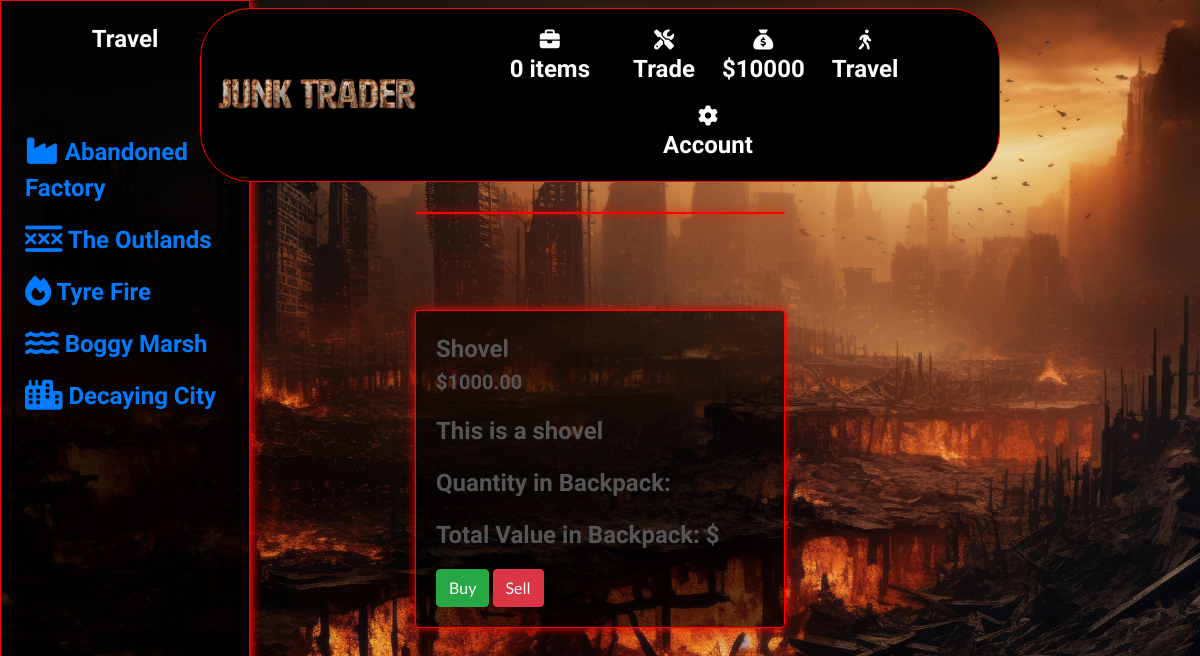
Page /collectables/1/ on the earlier database version.
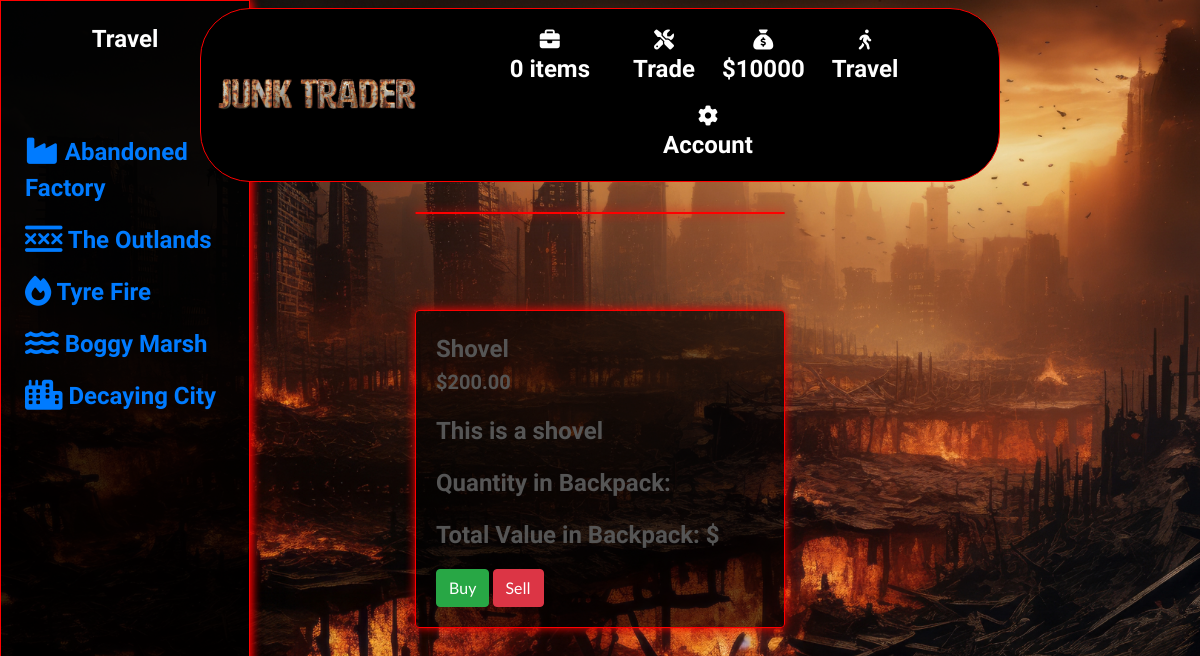
Same page on the later database version.
### collectables/models.py (models this page shows, shortened)
class Collectable(models.Model):
    name = models.CharField(max_length=254)
    description = models.TextField()
    price = models.DecimalField(max_digits=6, decimal_places=2)
    image_url = models.URLField(max_length=1024, null=True, blank=True)
    image = models.ImageField(null=True, blank=True)
    glb_file = models.FileField(upload_to='glb_files/', null=True, blank=True)

### collectables/views.py (the view)
# urls.py: path('<int:collectable_id>/', views.collectable_detail, name='collectable_detail'),
def collectable_detail(request, collectable_id):
    collectable = get_object_or_404(Collectable, pk=collectable_id)
    context = {
        'collectable': collectable,
    }
    return render(request, 'collectables/collectable_detail.html', context)

### backpack/contexts.py (called while the page is built, shortened)
def backpack_contents(request):
    backpack_items = []
    total = 0
    total_quantity = 0
    collectable_count = 0
    backpack = request.session.get('backpack', {})
    grand_total = total
    context = {
        'backpack_items': backpack_items,
        'total': total,
        'total_quantity': total_quantity,
        'collectable_count': collectable_count,
        'grand_total': grand_total,
    }
    return context

def total_amount(request):
    total_amount = 10000
    return {'total_amount': total_amount}

### collectables/templates/collectables/collectable_detail.html (shortened to what this page needs)
{% extends "base.html" %}
{% load static %}
{% block page_header %}
<div class="container header-container">
</div>
{% endblock %}
{% block content %}
<div class="container-fluid">
    <div class="row">
        <div class="col-md-3">
            <div class="fixed-panel">
                {% include 'includes/fixed_panel.html' %}
            </div>
        </div>
    </div>
</div>
<div class="container-fluid">
    <div class="row justify-content-center">
        <div class="col-12 col-md-6 col-lg-4">
            <div class="card box my-5">
            </div>
        </div>
    </div>
    <div class="row justify-content-center">
        <div class="col-12 col-md-6 col-lg-4">
            <div class="card box product-details-container mb-5 mt-md-5">
                <div class="card-body">
                    <p class="card-title mb-0">{{ collectable.name }}</p>
                    <p class="lead mb-0 font-weight-bold">${{ collectable.price }}</p>
                    <p class="card-text mt-3">{{ collectable.description }}</p>
                    <p>Quantity in Backpack: {{ collectable.quantity_in_backpack }}</p>
                    <p>Total Value in Backpack: ${{ collectable.total_value_in_backpack }}</p>
                    <button type="button" class="btn btn-success" data-toggle="modal" data-target="#buyModal{{ collectable.id }}">
                        Buy
                    </button>
                    <button type="button" class="btn btn-danger" data-toggle="modal" data-target="#sellModal{{ collectable.id }}">
                        Sell
                    </button>
                </div>
            </div>
        </div>
    </div>
</div>
{% endblock %}

Differences in the rows shown:
changed Collectable "Shovel": price "1000.00" → "200.00"
